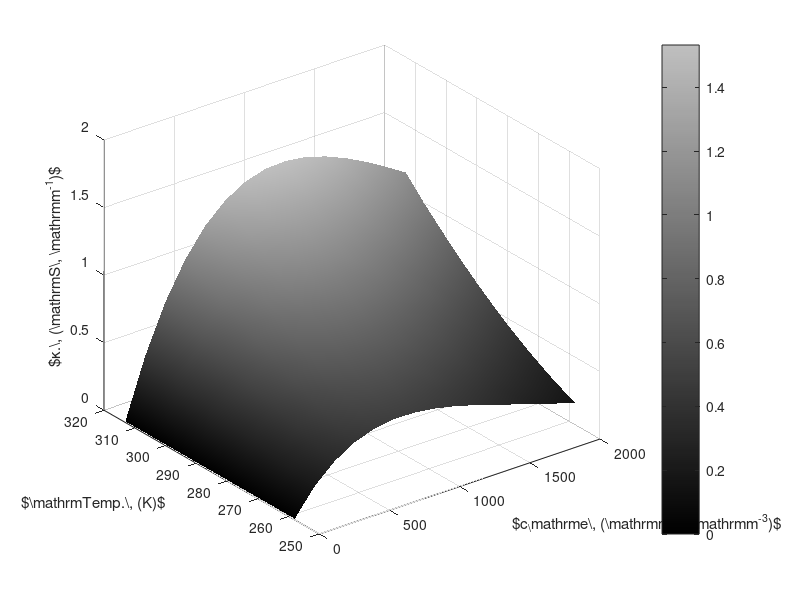

The MATLAB script that drew this image: (Note: this script raises an error after producing the figure.)
clear; close all; clc; format short g;

no_of_pts = 15;
temperature = linspace(-15,40,no_of_pts) + 273.15; % kelvin
ce = linspace(0,2000,no_of_pts);

[Ce,T] = meshgrid(ce,temperature);

kappa = (1e-4*Ce.*((-10.5+0.668*1e-3*Ce+0.494*1e-6*Ce.^2) +...
                (0.074  -1.78*1e-5*Ce -8.86*1e-10*Ce.^2).*T + (-6.96*1e-5+2.8*1e-8*Ce).*T.^2).^2);

%% Plots
%  brewermap('plot')
clf;
surf(Ce,T,kappa,'EdgeColor','interp','LineStyle','none','FaceColor','interp');
ylim([250 320]);
xlabel('$c_\mathrm{e}\, (\mathrm{mol}\, \mathrm{m}^{-3})$');
ylabel('$\mathrm{Temp.}\, (K)$');
zlabel('$\kappa.\, (\mathrm{S}\, \mathrm{m}^{-1})$');

% colormap(brewermap([],'*Greys'));
customgrey_start = gray(300);
customgrey = customgrey_start(1:225,:);
colormap(customgrey);
colorbar;
shg;

% figwidth_mm = 140; % mm elsevier 1.5 column size
width_scale = 0.75;
figwidth_mm = 157.4776*width_scale;     % scaling the textwidth reported by LaTeX doc

% custom_m2t_fcn('m2t_kappa_ce_T',figwidth_mm, false);
custom_m2t_fcn('m2t_kappa_ce_T',figwidth_mm,[],false);
